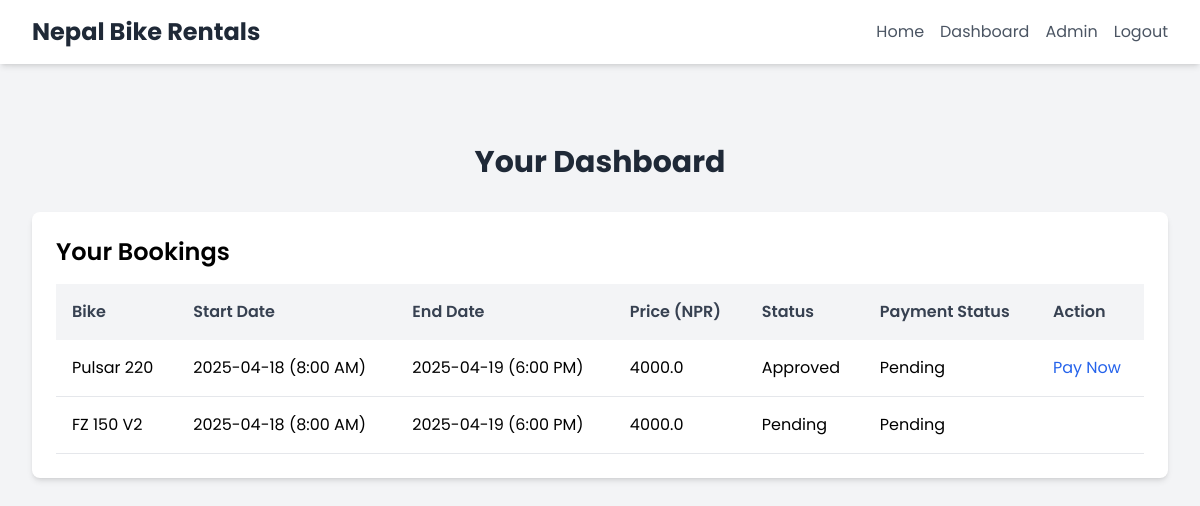
The page /dashboard (signed in) on the database as committed earlier.
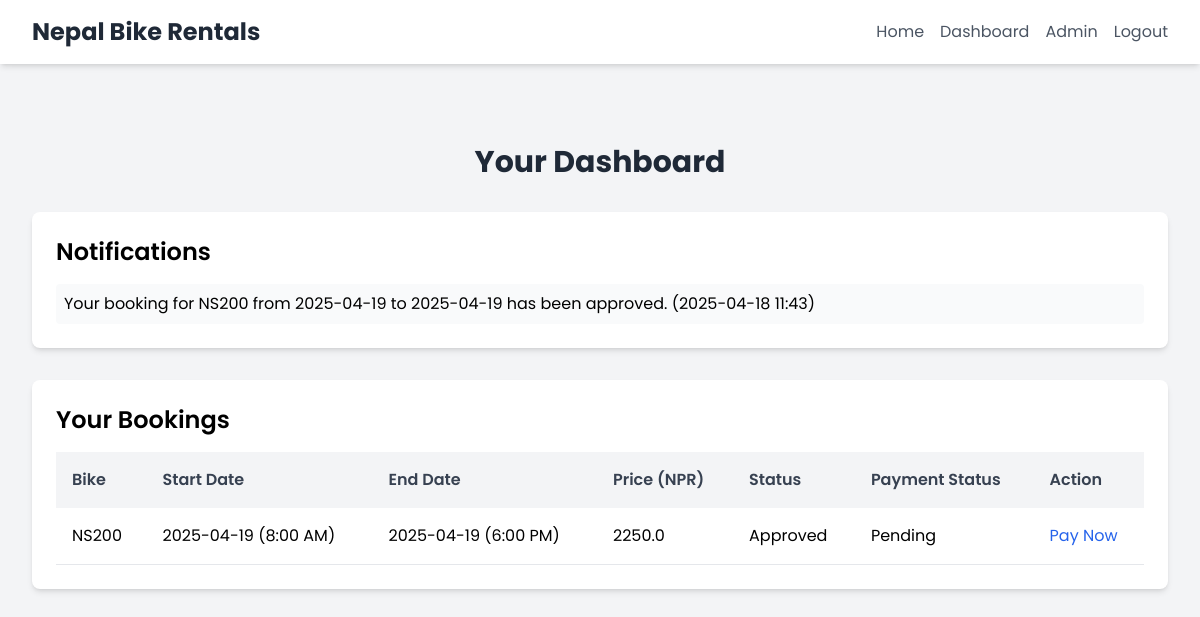
The same page on the database as committed later.
### app/models.py (models this page shows)
class Booking(db.Model):
    id = db.Column(db.Integer, primary_key=True)
    user_id = db.Column(db.Integer, db.ForeignKey('user.id'), nullable=False)
    bike_id = db.Column(db.Integer, db.ForeignKey('bike.id'), nullable=False)
    start_date = db.Column(db.Date, nullable=False)
    end_date = db.Column(db.Date, nullable=False)
    name = db.Column(db.String(100), nullable=False)
    address = db.Column(db.String(200), nullable=False)
    contact = db.Column(db.String(20), nullable=False)
    document_path = db.Column(db.String(200), nullable=False)
    status = db.Column(db.String(20), default='Pending')
    payment_status = db.Column(db.String(20), default='Pending')
    total_price = db.Column(db.Float, nullable=False)
    transaction_uuid = db.Column(db.String(50))

class Bike(db.Model):
    id = db.Column(db.Integer, primary_key=True)
    name = db.Column(db.String(100), nullable=False)
    brand = db.Column(db.String(50), nullable=False)
    daily_rate = db.Column(db.Float, nullable=False)
    image_url = db.Column(db.String(200))
    bookings = db.relationship('Booking', backref='bike', lazy=True)

class Notification(db.Model):
    id = db.Column(db.Integer, primary_key=True)
    user_id = db.Column(db.Integer, db.ForeignKey('user.id'), nullable=False)
    message = db.Column(db.String(200), nullable=False)
    created_at = db.Column(db.DateTime, default=datetime.utcnow)
    is_read = db.Column(db.Boolean, default=False)

### app/routes.py (the view, shortened to what this page needs)
@routes.route('/dashboard')
@login_required
def dashboard():
    bookings = Booking.query.filter_by(user_id=current_user.id).all()
    notifications = Notification.query.filter_by(user_id=current_user.id, is_read=False).order_by(Notification.created_at.desc()).all()
    esewa_unavailable = False
    return render_template('dashboard.html', bookings=bookings, notifications=notifications, esewa_unavailable=esewa_unavailable)

### app/templates/dashboard.html (shortened to what this page needs)
{% extends 'base.html' %}
{% block content %}
  <section class="py-16">
    <div class="max-w-7xl mx-auto px-4 sm:px-6 lg:px-8">
      <h2 class="text-3xl font-bold text-gray-800 mb-8 text-center">Your Dashboard</h2>
      {% if notifications %}
        <div class="bg-white rounded-lg shadow-md p-6 mb-8">
          <h3 class="text-2xl font-semibold mb-4">Notifications</h3>
          <ul class="space-y-2">
            {% for notification in notifications %}
              <li class="p-2 bg-gray-50 rounded">{{ notification.message }} ({{ notification.created_at.strftime('%Y-%m-%d %H:%M') }})</li>
            {% endfor %}
          </ul>
        </div>
      {% endif %}
      <div class="bg-white rounded-lg shadow-md p-6">
        <h3 class="text-2xl font-semibold mb-4">Your Bookings</h3>
        {% if bookings %}
          <div class="overflow-x-auto">
            <table class="w-full text-left border-collapse">
              <thead>
                <tr class="bg-gray-100">
                  <th class="p-4 text-gray-700 font-semibold">Bike</th>
                  <th class="p-4 text-gray-700 font-semibold">Start Date</th>
                  <th class="p-4 text-gray-700 font-semibold">End Date</th>
                  <th class="p-4 text-gray-700 font-semibold">Price (NPR)</th>
                  <th class="p-4 text-gray-700 font-semibold">Status</th>
                  <th class="p-4 text-gray-700 font-semibold">Payment Status</th>
                  <th class="p-4 text-gray-700 font-semibold">Action</th>
                </tr>
              </thead>
              <tbody>
                {% for booking in bookings %}
                  <tr class="border-b hover:bg-gray-50">
                    <td class="p-4">{{ booking.bike.name if booking.bike else 'Unknown' }}</td>
                    <td class="p-4">{{ booking.start_date.strftime('%Y-%m-%d') }} (8:00 AM)</td>
                    <td class="p-4">{{ booking.end_date.strftime('%Y-%m-%d') }} (6:00 PM)</td>
                    <td class="p-4">{{ booking.total_price }}</td>
                    <td class="p-4">{{ booking.status }}</td>
                    <td class="p-4">{{ booking.payment_status }}</td>
                    <td class="p-4">
                      {% if booking.status == 'Approved' and booking.payment_status == 'Pending' %}
                        <a href="{{ url_for('routes.initiate_payment', booking_id=booking.id) }}" class="text-blue-600 hover:underline">Pay Now</a>
                      {% endif %}
                    </td>
                  </tr>
                {% endfor %}
              </tbody>
            </table>
          </div>
        {% else %}
          <p class="text-gray-600 text-center">No bookings yet.</p>
        {% endif %}
      </div>
    </div>
  </section>
{% endblock %}

Rows that differ between the two databases and show on the page:
removed Booking: bike "FZ 150 V2", start_date "2025-04-18", end_date "2025-04-19", total_price "4000.0", status "Pending", payment_status "Pending"
added Notification: message "Your booking for NS200 from 2025-04-19 to 2025-04-19 has been approved.", created_at "2025-04-18 11:43"
changed Booking "Approved": bike "Pulsar 220" → "NS200"; start_date "2025-04-18" → "2025-04-19"; total_price "4000.0" → "2250.0"
Other text that changed with them:
text now shown: "Notifications"
